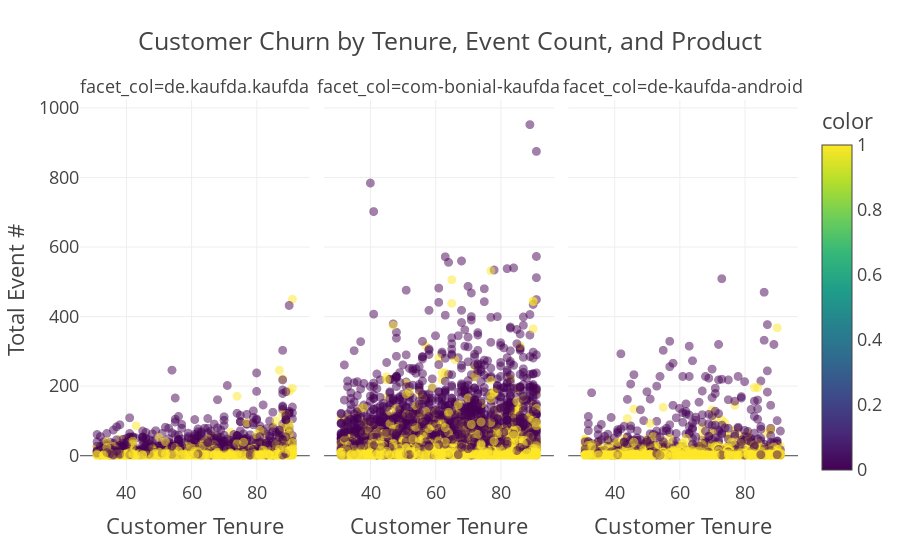

This figure's notebook cell:
### Code cell
fig = px.scatter(x=df['tenure'], y=df['total_event_count'], 
                 color = df['churn'], template = 'presentation', 
                 opacity = 0.5, facet_col = df['product_id'], 
                 title = 'Customer Churn by Tenure, Event Count, and Product',
                 labels = {'x' : 'Customer Tenure', 'y' : 'Total Event #'})
                
fig.show()

### Figure 1 — Plotly figure (JSON) as saved in the notebook; plotly's stock layout.template omitted (floating-point values rounded to 4 significant figures; data arrays with more than 128 entries replaced by an {"elided": "..."} marker saying what was removed)
{"data": [{"hovertemplate": "facet_col=de.kaufda.kaufda<br>Customer Tenure=%{x}<br>Total Event #=%{y}<br>color=%{marker.color}<extra></extra>", "legendgroup": "", "marker": {"color": {"elided": "3374 int values"}, "coloraxis": "coloraxis", "opacity": 0.5, "symbol": "circle"}, "mode": "markers", "name": "", "showlegend": false, "type": "scattergl", "x": {"elided": "3374 int values"}, "xaxis": "x", "y": {"elided": "3374 int values"}, "yaxis": "y"}, {"hovertemplate": "facet_col=com-bonial-kaufda<br>Customer Tenure=%{x}<br>Total Event #=%{y}<br>color=%{marker.color}<extra></extra>", "legendgroup": "", "marker": {"color": {"elided": "9726 int values"}, "coloraxis": "coloraxis", "opacity": 0.5, "symbol": "circle"}, "mode": "markers", "name": "", "showlegend": false, "type": "scattergl", "x": {"elided": "9726 int values"}, "xaxis": "x2", "y": {"elided": "9726 int values"}, "yaxis": "y2"}, {"hovertemplate": "facet_col=de-kaufda-android<br>Customer Tenure=%{x}<br>Total Event #=%{y}<br>color=%{marker.color}<extra></extra>", "legendgroup": "", "marker": {"color": {"elided": "6900 int values"}, "coloraxis": "coloraxis", "opacity": 0.5, "symbol": "circle"}, "mode": "markers", "name": "", "showlegend": false, "type": "scattergl", "x": {"elided": "6900 int values"}, "xaxis": "x3", "y": {"elided": "6900 int values"}, "yaxis": "y3"}], "layout": {"annotations": [{"font": {}, "showarrow": false, "text": "facet_col=de.kaufda.kaufda", "x": 0.16, "xanchor": "center", "xref": "paper", "y": 1, "yanchor": "bottom", "yref": "paper"}, {"font": {}, "showarrow": false, "text": "facet_col=com-bonial-kaufda", "x": 0.5, "xanchor": "center", "xref": "paper", "y": 1, "yanchor": "bottom", "yref": "paper"}, {"font": {}, "showarrow": false, "text": "facet_col=de-kaufda-android", "x": 0.84, "xanchor": "center", "xref": "paper", "y": 1, "yanchor": "bottom", "yref": "paper"}], "coloraxis": {"colorbar": {"title": {"text": "color"}}, "colorscale": [[0, "#440154"], [0.1111, "#482878"], [0.2222, "#3e4989"], [0.3333, "#31688e"], [0.4444, "#26828e"], [0.5556, "#1f9e89"], [0.6667, "#35b779"], [0.7778, "#6ece58"], [0.8889, "#b5de2b"], [1, "#fde725"]]}, "legend": {"tracegroupgap": 0}, "title": {"text": "Customer Churn by Tenure, Event Count, and Product"}, "xaxis": {"anchor": "y", "domain": [0, 0.32], "title": {"text": "Customer Tenure"}}, "xaxis2": {"anchor": "y2", "domain": [0.34, 0.66], "matches": "x", "title": {"text": "Customer Tenure"}}, "xaxis3": {"anchor": "y3", "domain": [0.68, 1.0], "matches": "x", "title": {"text": "Customer Tenure"}}, "yaxis": {"anchor": "x", "domain": [0, 1], "title": {"text": "Total Event #"}}, "yaxis2": {"anchor": "x2", "domain": [0, 1], "matches": "y", "showticklabels": false}, "yaxis3": {"anchor": "x3", "domain": [0, 1], "matches": "y", "showticklabels": false}}}
